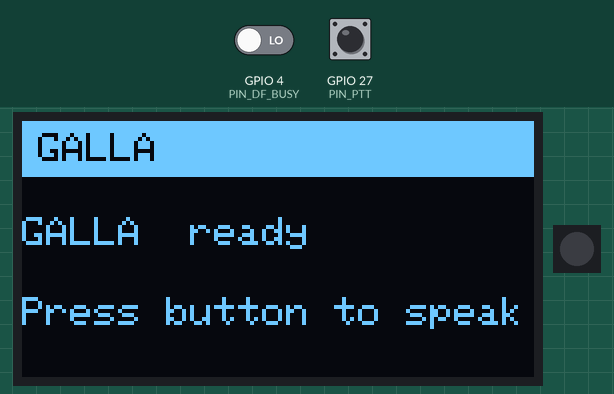
Simulated run of this sketch. Board: ESP32. Shown: 128×64 one-colour display, 1 RGB LEDs in strip order, left to right. The inputs (shaded band) are chosen by the test bench; at power-on: GPIO 27 (PIN_PTT) HIGH, GPIO 4 (PIN_DF_BUSY) LOW. The audio player accepts every command and is not drawn; what the sketch prints to the serial monitor is not drawn.

Above: at 1.7 s.
1.8 s: GPIO 27 (PIN_PTT) pulled LOW for 0.15 s
Timing chart, 0 to 4.8 s (numbered marks = the images above; inputs shaded):
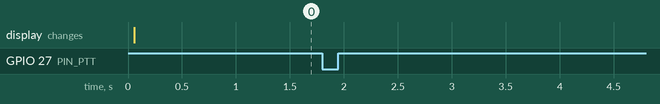

The sketch:

galla-box.ino
```cpp
/*
 * Galla Box firmware — GALLA counter device.
 *
 * Board:  ESP32-WROOM-32 DevKitC (CP2102 USB-UART)
 * Talks to the GALLA web app over USB serial (115200 baud) with newline-delimited JSON,
 * the same protocol as src/lib/hardware/gallaBox.ts.
 *
 *   App → device   {"cmd":"ping"}
 *                  {"cmd":"display","l1":"Udhaar Rs 6,480","l2":"Recovered Rs 9,350"}
 *                  {"cmd":"led","color":"green"|"amber"|"red"|"off"}
 *                  {"cmd":"announce","amount":550,"from":"Lakshmi P"}
 *   Device → app   {"evt":"hello","fw":"galla-box/1.0.0","id":"A4CF12..."}
 *                  {"evt":"ptt","state":"down"|"up"}
 *                  {"evt":"ack","cmd":"announce"}   {"evt":"error","msg":"..."}
 *
 * Libraries: Adafruit SSD1306 + Adafruit GFX, Adafruit NeoPixel, DFRobotDFPlayerMini, ArduinoJson (v7).
 *
 * microSD card for the DFPlayer (FAT32), folder /mp3:
 *   0001.mp3 … 0099.mp3  spoken numbers 1–99 (Hindi numbers are irregular, so each is its own clip)
 *   0100 "sau" (hundred) · 0101 "hazaar" (thousand) · 0102 "rupaye praapt hue" (rupees received)
 *   0103 "Galla mein" · 0104 chime · 0105 "lakh"
 */

#include <Adafruit_GFX.h>
#include <Adafruit_NeoPixel.h>
#include <Adafruit_SSD1306.h>
#include <ArduinoJson.h>
#include <DFRobotDFPlayerMini.h>
#include <Wire.h>

#define FW_VERSION "galla-box/1.0.0"

// ---- Pin map (see README → Hardware) ----
constexpr int PIN_OLED_SDA = 21;
constexpr int PIN_OLED_SCL = 22;
constexpr int PIN_DF_RX = 16;   // ESP32 RX2  ← DFPlayer TX
constexpr int PIN_DF_TX = 17;   // ESP32 TX2  → DFPlayer RX (through 1 kΩ)
constexpr int PIN_DF_BUSY = 4;  // DFPlayer BUSY, LOW while playing
constexpr int PIN_PTT = 27;     // push-to-talk button to GND, internal pull-up
constexpr int PIN_LED = 25;     // WS2812B data (through 330 Ω)

// ---- Clip numbers on the microSD ----
constexpr uint16_t CLIP_HUNDRED = 100, CLIP_THOUSAND = 101, CLIP_RUPEES_RECEIVED = 102, CLIP_PREFIX = 103, CLIP_CHIME = 104, CLIP_LAKH = 105;

Adafruit_SSD1306 oled(128, 64, &Wire, -1);
Adafruit_NeoPixel led(1, PIN_LED, NEO_GRB + NEO_KHZ800);
DFRobotDFPlayerMini player;
HardwareSerial dfSerial(2);

// Clip queue: the DFPlayer plays one file at a time, so announcements are chained.
uint16_t queue[24];
uint8_t qHead = 0, qLen = 0;
bool playing = false;
unsigned long playStartedAt = 0;

String line1 = "GALLA  ready", line2 = "Press button to speak";
String rx;
bool pttDown = false;
unsigned long pttChangedAt = 0;

void emit(const JsonDocument& doc) {
  serializeJson(doc, Serial);
  Serial.print('\n');
}

void hello() {
  JsonDocument d;
  d["evt"] = "hello";
  d["fw"] = FW_VERSION;
  char id[13];
  uint64_t mac = ESP.getEfuseMac();
  snprintf(id, sizeof id, "%04X%08X", (uint16_t)(mac >> 32), (uint32_t)mac);
  d["id"] = id;
  emit(d);
}

void drawScreen() {
  oled.clearDisplay();
  oled.fillRect(0, 0, 128, 14, SSD1306_WHITE);
  oled.setTextColor(SSD1306_BLACK);
  oled.setTextSize(1);
  oled.setCursor(4, 3);
  oled.print("GALLA");
  oled.setTextColor(SSD1306_WHITE);
  oled.setCursor(0, 24);
  oled.print(line1.substring(0, 21));
  oled.setCursor(0, 44);
  oled.print(line2.substring(0, 21));
  oled.display();
}

void setLed(const char* color) {
  uint32_t c = 0;
  if (!strcmp(color, "green")) c = led.Color(0, 160, 40);
  else if (!strcmp(color, "amber")) c = led.Color(200, 110, 0);
  else if (!strcmp(color, "red")) c = led.Color(200, 0, 0);
  led.setPixelColor(0, c);
  led.show();
}

void enqueue(uint16_t clip) {
  if (qLen < sizeof queue / sizeof queue[0]) queue[(qHead + qLen++) % 24] = clip;
}

/** Indian numbering: lakh, thousand, hundred, then 1–99 as single clips. */
void enqueueAmount(long amount) {
  if (amount >= 100000) { enqueue(amount / 100000); enqueue(CLIP_LAKH); amount %= 100000; }
  if (amount >= 1000) { enqueue(amount / 1000); enqueue(CLIP_THOUSAND); amount %= 1000; }
  if (amount >= 100) { enqueue(amount / 100); enqueue(CLIP_HUNDRED); amount %= 100; }
  if (amount > 0) enqueue(amount);
}

void pumpAudio() {
  // BUSY goes LOW while a clip plays; give the module 150 ms to raise it after a play command.
  if (playing && millis() - playStartedAt > 150 && digitalRead(PIN_DF_BUSY) == HIGH) playing = false;
  if (playing || qLen == 0) return;
  player.playMp3Folder(queue[qHead]);
  qHead = (qHead + 1) % 24;
  qLen--;
  playing = true;
  playStartedAt = millis();
}

void handle(const String& msg) {
  JsonDocument doc;
  if (deserializeJson(doc, msg)) return;
  const char* cmd = doc["cmd"] | "";
  if (!strcmp(cmd, "ping")) {
    hello();
    return;
  }
  if (!strcmp(cmd, "display")) {
    line1 = (const char*)(doc["l1"] | "");
    line2 = (const char*)(doc["l2"] | "");
    drawScreen();
  } else if (!strcmp(cmd, "led")) {
    setLed(doc["color"] | "off");
  } else if (!strcmp(cmd, "announce")) {
    long amount = lround(doc["amount"] | 0.0);
    if (amount <= 0) return;
    enqueue(CLIP_CHIME);
    enqueue(CLIP_PREFIX);
    enqueueAmount(amount);
    enqueue(CLIP_RUPEES_RECEIVED);
    line2 = "+Rs " + String(amount) + " received";
    drawScreen();
  } else {
    JsonDocument e;
    e["evt"] = "error";
    e["msg"] = "unknown cmd";
    emit(e);
    return;
  }
  JsonDocument ack;
  ack["evt"] = "ack";
  ack["cmd"] = cmd;
  emit(ack);
}

void setup() {
  Serial.begin(115200);
  pinMode(PIN_PTT, INPUT_PULLUP);
  pinMode(PIN_DF_BUSY, INPUT);

  Wire.begin(PIN_OLED_SDA, PIN_OLED_SCL);
  oled.begin(SSD1306_SWITCHCAPVCC, 0x3C);
  drawScreen();

  led.begin();
  led.setBrightness(80);
  setLed("off");

  dfSerial.begin(9600, SERIAL_8N1, PIN_DF_RX, PIN_DF_TX);
  if (player.begin(dfSerial)) {
    player.volume(24);  // 0–30
    enqueue(CLIP_CHIME);
  } else {
    JsonDocument e;
    e["evt"] = "error";
    e["msg"] = "DFPlayer not found - check wiring and microSD";
    emit(e);
  }
  hello();
}

void loop() {
  while (Serial.available()) {
    char c = Serial.read();
    if (c == '\n') {
      handle(rx);
      rx = "";
    } else if (rx.length() < 256) {
      rx += c;
    }
  }

  // Debounced push-to-talk.
  bool down = digitalRead(PIN_PTT) == LOW;
  if (down != pttDown && millis() - pttChangedAt > 30) {
    pttDown = down;
    pttChangedAt = millis();
    JsonDocument e;
    e["evt"] = "ptt";
    e["state"] = down ? "down" : "up";
    emit(e);
  }

  pumpAudio();
}
```

Measured:
- after the input at 1.8 s, every drawn part: stays the same
